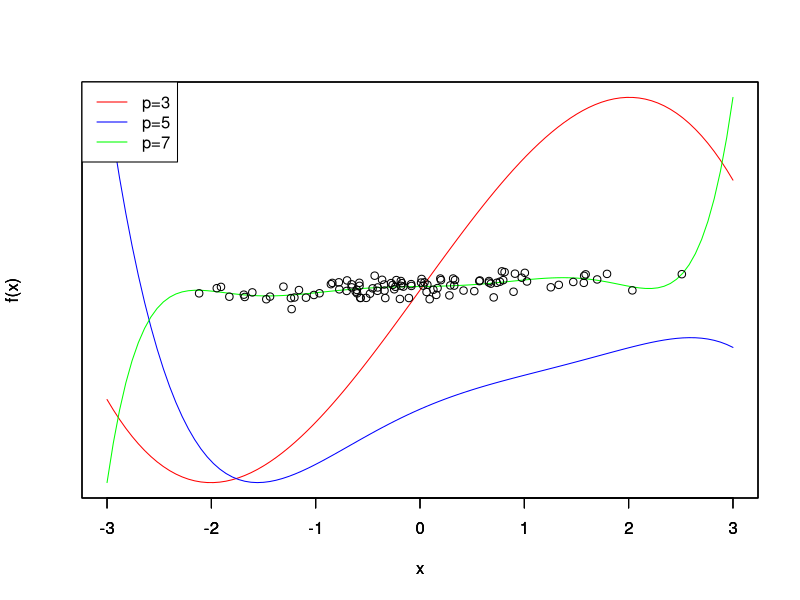
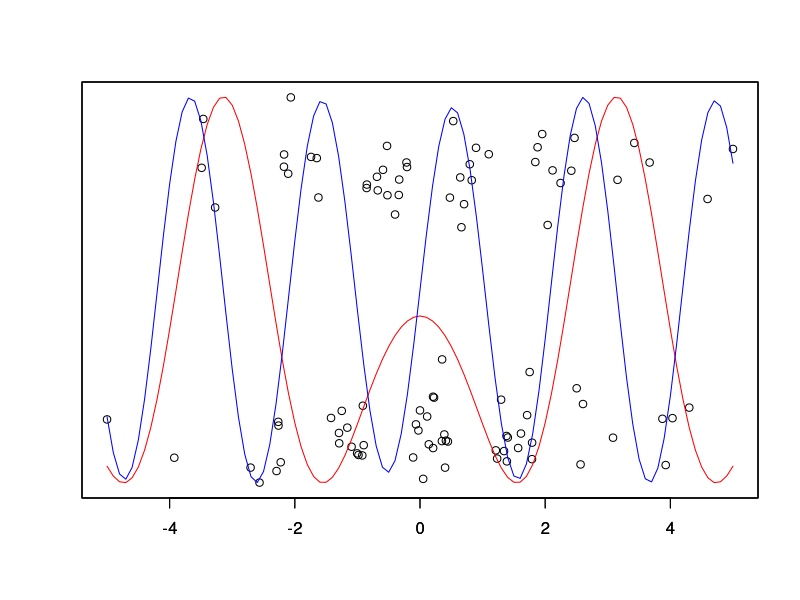
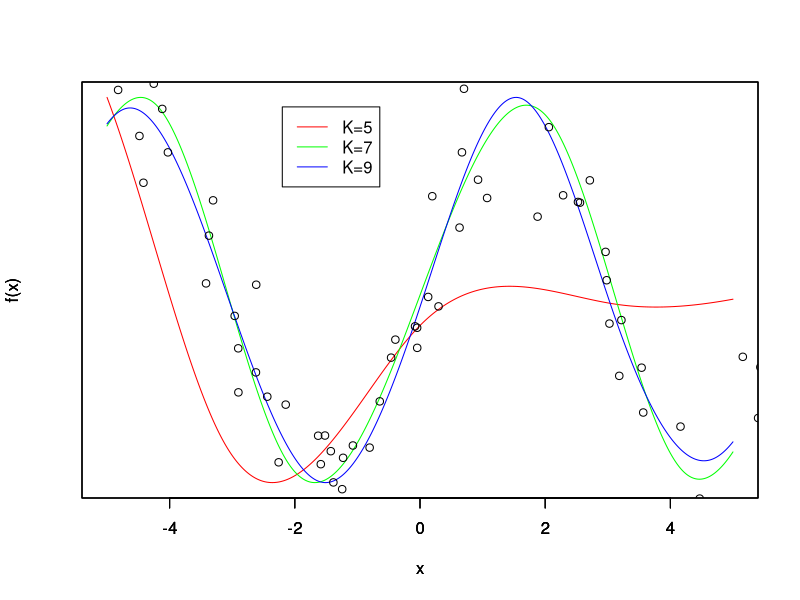
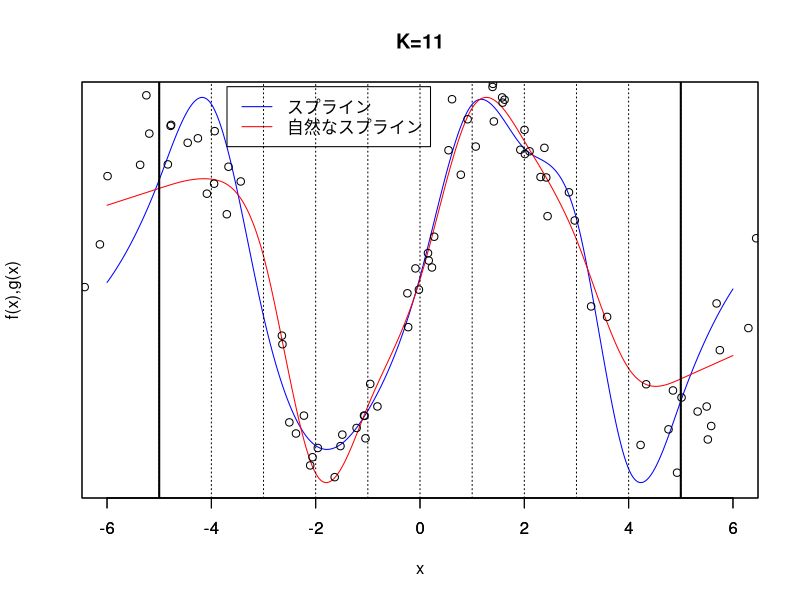
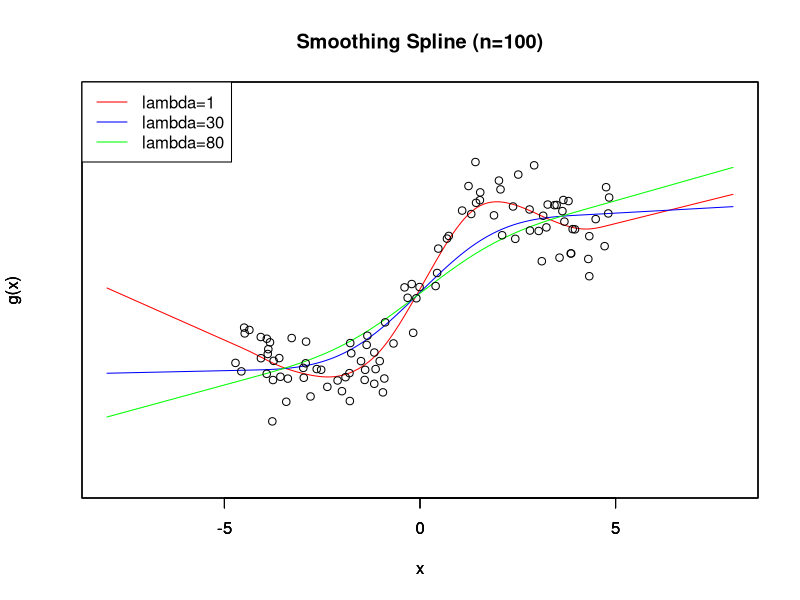
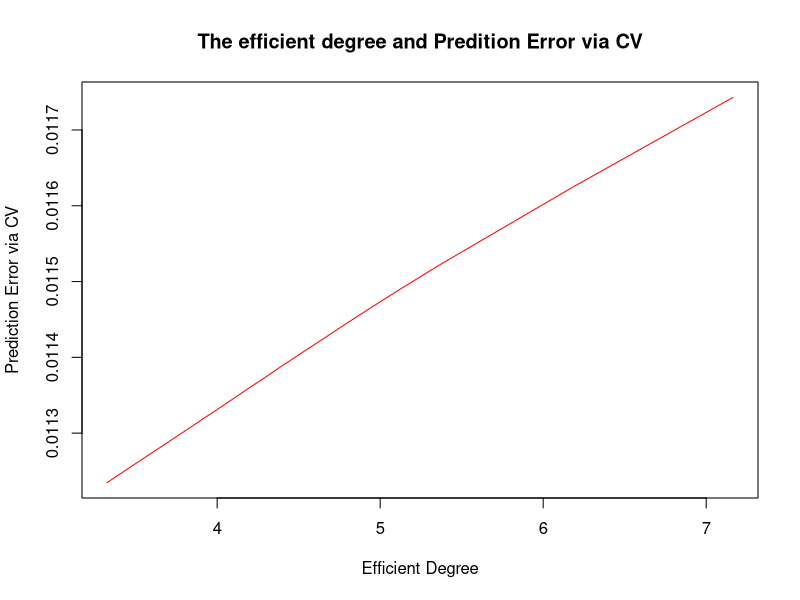
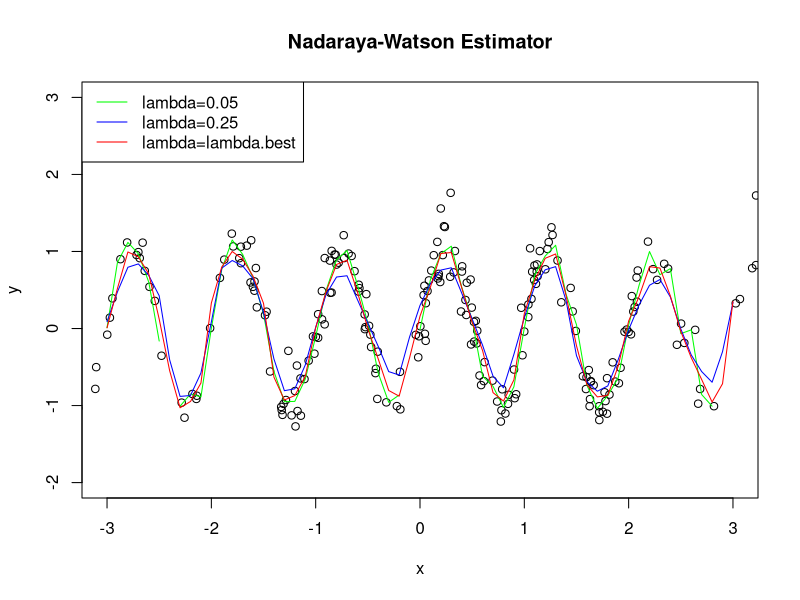
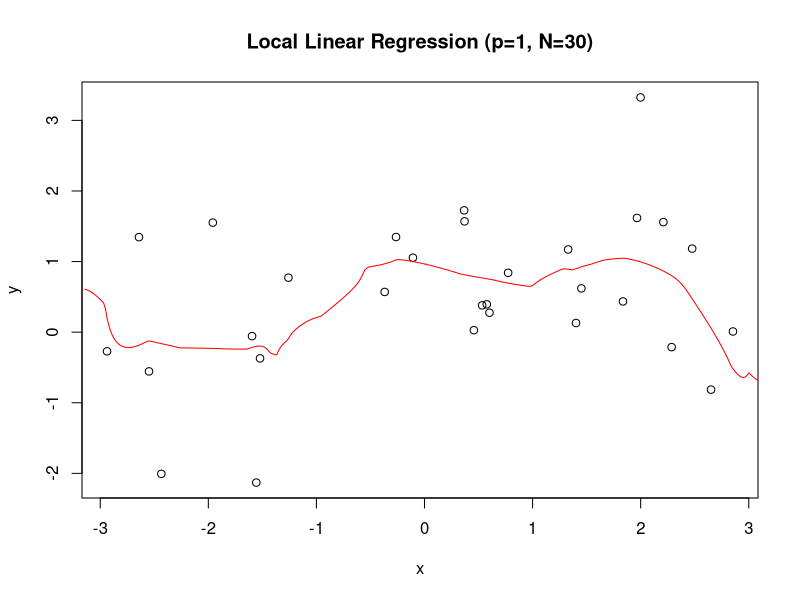

Generate these figures, in order, with R:
## ---- chunk 1
n=100; x=rnorm(n); y=sin(x)+rnorm(n)　　　　　　　　　　　## data generation
m=3;p.set=c(3,5,7); col.set=c("red","blue","green")
g=function(beta,u){S=beta[1]; for(j in 1:p)S=S+beta[j+1]*u^j; return(S)}
for(i in 1:m){
  p=p.set[i]; X=rep(1,n);for(j in 1:p)X=cbind(X,x^j)
  beta=drop(solve(t(X)%*%X)%*%t(X)%*%y); f=function(u)g(beta,u)
  curve(f(x),-3,3, col=col.set[i],yaxt="n"); par(new=TRUE)
}
legend("topleft",lty=1,paste0("p=",p.set),col=col.set); points(x,y)

## Data Generation Closed to Even Function
n=100; x=rnorm(n)*pi; y=ceiling(x)%%2*2-1+rnorm(n)*0.2
plot(x,y,xaxt="n",yaxt="n",ann=FALSE, main="Follow Random Numbers via sin and cos")

## The function f below chooses 1, cos x, cos 2x, cos 3x as the basis
X=cbind(1,cos(x),cos(2*x),cos(3*x)); beta=solve(t(X)%*%X)%*%t(X)%*%y
f=function(x)beta[1]+beta[2]*cos(x)+beta[3]*cos(2*x)+beta[4]*cos(3*x)
par(new=TRUE); 
curve(f(x),-5,5, col="red",yaxt="n",ann=FALSE)

## The function g below chooses 1, sin x, sin 2x, sin 3x as the basis
X=cbind(1,sin(x),sin(2*x),sin(3*x)); beta=solve(t(X)%*%X)%*%t(X)%*%y
g=function(x)beta[1]+beta[2]*sin(x)+beta[3]*sin(2*x)+beta[4]*sin(3*x)
par(new=TRUE); 
curve(g(x),-5,5,col="blue",yaxt="n",ann=FALSE)
## ---- chunk 2
n=100; x=rnorm(n)*2*pi; y=sin(x)+0.2*rnorm(n) ## Data Generation via Random Numbers
col.set=c("red","green","blue"); K.set=c(5,7,9) ## Knots
for(k in 1:3){
  K=K.set[k]; knots=seq(-2*pi,2*pi,length=K)
  X=matrix(nrow=n,ncol=K+4)
  for(i in 1:n){
    X[i,1]= 1; X[i,2]= x[i]; X[i,3]= x[i]^2; X[i,4]= x[i]^3
    for(j in 1:K)X[i,j+4]=max((x[i]-knots[j])^3,0)
  }
  beta=solve(t(X)%*%X)%*%t(X)%*%y ## beta estimation
  f=function(x){S=beta[1]+beta[2]*x+beta[3]*x^2+beta[4]*x^3;
    for(j in 1:K)S=S+beta[j+4]*max((x-knots[j])^3,0)
    return(S)
  }　　　　　　　　　　　　　　　　　　　　　## obtaining Function f
  u.seq=seq(-5,5,0.02); v.seq=NULL; for(u in u.seq)v.seq=c(v.seq,f(u))
  plot(u.seq,v.seq,type="l",col=col.set[k], yaxt="n", xlab="x", ylab="f(x)")
  par(new=TRUE)
}
legend(-2.2,1,paste0("K=",K.set), lty=1, col=col.set); 
points(x,y)
## ---- chunk 3
d=function(j,x,knots){
  K=length(knots);
  (max((x-knots[j])^3,0)-max((x-knots[K])^3,0))/(knots[K]-knots[j])
}
h=function(j,x,knots){
  K=length(knots);
  if(j==1) return(1) 
  else if(j==2)return(x) 
  else return(d(j-2,x,knots)-d(K-1,x,knots))
}
n=100; x=rnorm(n)*2*pi; y=sin(x)+0.2*rnorm(n); ## Data Generation
K=11; knots=seq(-5,5,length=K); X=matrix(nrow=n,ncol=K+4)
for(i in 1:n){
  X[i,1]= 1; X[i,2]= x[i]; X[i,3]= x[i]^2; X[i,4]= x[i]^3
  for(j in 1:K)X[i,j+4]=max((x[i]-knots[j])^3,0)
}
beta=solve(t(X)%*%X)%*%t(X)%*%y
f=function(x){ ## Spline Function
  S=beta[1]+beta[2]*x+beta[3]*x^2+beta[4]*x^3;
  for(j in 1:K)S=S+beta[j+4]*max((x-knots[j])^3,0)
  return(S)
}
X=matrix(nrow=n,ncol=K); X[,1]=1; for(j in 2:K)for(i in 1:n)X[i,j]=h(j,x[i],knots)
gamma=solve(t(X)%*%X)%*%t(X)%*%y
g=function(x){　　　　　　　　　　　　　　　## Natural Spline Function
  S=gamma[1]; for(j in 2:K)S=S+gamma[j]*h(j,x,knots); return(S)
}
u.seq=seq(-6,6,0.02); ## Draw the Functions as a Graph
v.seq=NULL; for(u in u.seq)v.seq=c(v.seq,f(u))
plot(u.seq,v.seq,type="l",col="blue", yaxt="n", xlab="x",ylab="f(x),g(x)"); par(new=TRUE);
w.seq=NULL; for(u in u.seq)w.seq=c(w.seq,g(u))
plot(u.seq,w.seq,type="l",col="red", yaxt="n", xlab="",ylab=""); par(new=TRUE)
legend(-3.7,1.1,c("スプライン","自然なスプライン"), lty=1, col=c("blue","red"))
points(x,y); abline(v=knots,lty=3); abline(v=c(-5,5),lwd=2); title("K=11")
## ---- chunk 4
G=function(x){ ## The values of x is assumed to be in the ascending ordere
  n=length(x); g=matrix(0, nrow=n,ncol=n)
  for(i in 3:n)for(j in i:n){
    g[i,j]=12*(x[n]-x[n-1])*(x[n-1]-x[j-2])*(x[n-1]-x[i-2])/(x[n]-x[i-2])/(x[n]-x[j-2])+
      (12*x[n-1]+6*x[j-2]-18*x[i-2])*(x[n-1]-x[j-2])^2/(x[n]-x[i-2])/(x[n]-x[j-2])
    g[j,i]=g[i,j]
  }
  return(g)
}
n=100; x=runif(n,-5,5); y=x+sin(x)*2+rnorm(n) ## Data Generation
index=order(x); x=x[index];y=y[index]
X=matrix(nrow=n,ncol=n); X[,1]=1
for(j in 2:n)for(i in 1:n)X[i,j]=h(j,x[i],x) ## Generation of Matrix X
GG=G(x); ## Generation of Matrix G
lambda.set=c(1,30,80); col.set=c("red","blue","green")
for(i in 1:3){
  lambda=lambda.set[i]
  gamma=solve(t(X)%*%X+lambda*GG)%*%t(X)%*%y
  g=function(u){S=gamma[1]; for(j in 2:n)S=S+gamma[j]*h(j,u,x); return(S)}
  u.seq=seq(-8,8,0.02); v.seq=NULL; for(u in u.seq)v.seq=c(v.seq,g(u))
  plot(u.seq,v.seq,type="l",yaxt="n", xlab="x",ylab="g(x)",ylim=c(-8,8), col=col.set[i])
  par(new=TRUE)
}
points(x,y); legend("topleft", paste0("lambda=",lambda.set), col=col.set, lty=1)
title("Smoothing Spline (n=100)")

cv.ss.fast=function(X,y,lambda, G, k){
  n=length(y); m=n/k;
  H=X%*%solve(t(X)%*%X+lambda*G)%*%t(X); df=sum(diag(H))
  I=diag(rep(1,n)); e=(I-H)%*%y; I=diag(rep(1,m))
  S=0
  for(j in 1:k){
    test=((j-1)*m+1):(j*m);
    S=S+norm(solve(I-H[test,test])%*%e[test],"2")^2
  }
  return(list(score=S/n,df=df))
}
## Data Generation
n=100; x=runif(n,-5,5); y=x-0.02*sin(x)-0.1*rnorm(n)
index=order(x); x=x[index];y=y[index]
X=matrix(nrow=n,ncol=n); X[,1]=1; for(j in 2:n)for(i in 1:n)X[i,j]=h(j,x[i], x)
GG=G(x)
## Plot the Efficient Degree and Prediction Error for each lambda
u=seq(1,50); v=NULL; w=NULL
for(lambda in u){
  result=cv.ss.fast(X,y,lambda,GG,n); v=c(v,result$df); w=c(w,result$score)
}
plot(v,w,type="l",col="red",xlab="Efficient Degree",ylab="Prediction Error via CV")
title("The efficient degree and Predition Error via CV")
## ---- chunk 5
n=250; x=2*rnorm(n); y=sin(2*pi*x)+rnorm(n)/4 ## Data Generation
D=function(t) max(0.75*(1-t^2),0) ## Function Definition D
K=function(x,y,lambda) D(abs(x-y)/lambda) ## Function Definition K
f=function(z,lambda){ ## Function Definition f
  S=0; T=0;
  for(i in 1:n){S=S+K(x[i],z,lambda)*y[i]; T=T+K(x[i],z,lambda)}
  return(S/T)
}
plot(seq(-3,3,length=10),seq(-2,3,length=10),type="n",xlab="x", ylab="y"); points(x,y)
xx=seq(-3,3,0.1)
yy=NULL;for(zz in xx)yy=c(yy,f(zz,0.05)); lines(xx,yy,col="green")
yy=NULL;for(zz in xx)yy=c(yy,f(zz,0.25)); lines(xx,yy,col="blue")
## The curves for lambda=0.05, 0.25 have been drawn
m=n/10
lambda.seq=seq(0.05,1,0.01); SS.min=Inf
for(lambda in lambda.seq){
  SS=0
  for(k in 1:10){
    test=((k-1)*m+1):(k*m); train=setdiff(1:n,test)
      for(j in test){u=0; v=0;
        for(i in train){
          kk=K(x[i],x[j],lambda); u=u+kk*y[i]; v=v+kk
        }
        if(v==0){
          d.min=Inf;
          for(i in train){d=abs(x[j]-x[i]); if(d<d.min){d.min=d; index=i}};
          z=y[index]
        }
        else z=u/v
        SS=SS+(y[j]-z)^2
      }
  }
  if(SS<SS.min){SS.min=SS;lambda.best=lambda}
}
## The optimum lambda has been computed
yy=NULL;for(zz in xx)yy=c(yy,f(zz,lambda.best)); lines(xx,yy,col="red")
title("Nadaraya-Watson Estimator")
legend("topleft",legend=paste0("lambda=",c(0.05, 0.25, "lambda.best")),
      lwd=1,col=c("green","blue","red"))
local=function(x,y,z=x){
  X=cbind(rep(1,n),x); yy=NULL; beta.hat=array(dim=2)
  for(u in z){
    w=array(dim=n); for(i in 1:n)w[i]=K(x[i],u,lambda=1); W=diag(w)
    beta.hat= solve(t(X)%*%W%*%X)%*%t(X)%*%W%*%y; yy=c(yy,beta.hat[1]+beta.hat[2]*u)
  }
  return(yy)
}
n=30; x=runif(n)*2*pi-pi; 
y=sin(x)+rnorm(n); 
plot(x,y) ## Data Generaion
m=200; U=seq(-pi,pi,pi/m); V=local(x,y,U)
lines(U,V,col="red",type="l"); 
title("Local Linear Regression (p=1, N=30)")
## ---- chunk 6
poly=function(x,y,z=x){
  n=length(x);m=length(z); X=cbind(rep(1,n),x,x^2,x^3); yy=array(dim=n);
  beta.hat=array(dim=4); beta.hat= solve(t(X)%*%X)%*%t(X)%*%y;
  X=cbind(rep(1,m),z,z^2,z^3); yy= X%*% beta.hat
  return(yy)
}
## The same function local is used as in the previous section.
n=30; x=runif(n)*2*pi-pi; y=sin(x)+rnorm(n); plot(x,y) ## Data Generation
y.1=0; y.2=0; for(k in 1:10){y.1=poly(x,y-y.2); y.2= local(x,y-y.1)}
z=seq(-2,2,0.1); par(mfrow=c(1,2))
plot(z,poly(x,y.1,z),type="l", xlab="x", ylab="f(x)", main="Polynomial Regression （Order 3）", col="green")
plot(z,local(x,y.2,z),type="l", xlab="x", ylab="f(x)", main="Local Linear Regression",col="green")
